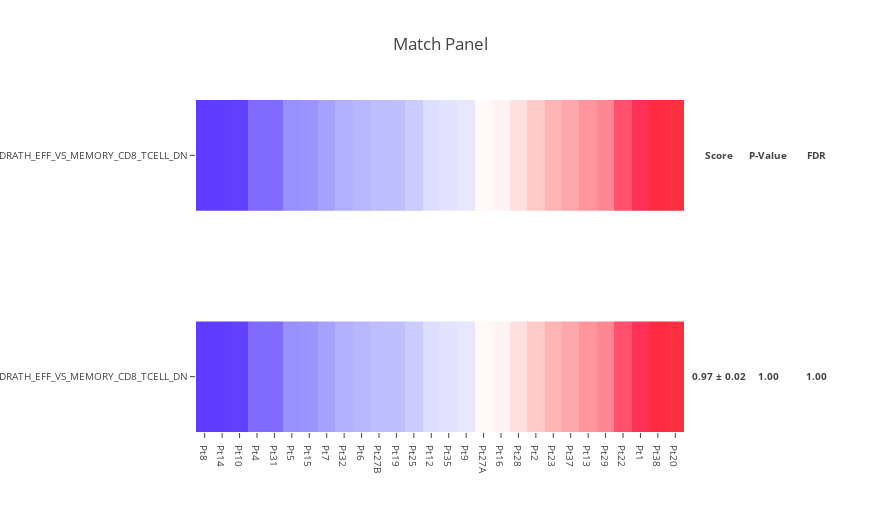

Write notebook code for a chart like this one.
### Code cell
score_moe_p_value_fdr = make_match_panel(
    features.iloc[0],
    features.iloc[:1],
    n_sampling=2,
    n_permutation=1,
    plot_std=3,
)

score_moe_p_value_fdr.sort_values('Score')

### Figure 1 — Plotly figure (JSON) as saved in the notebook; plotly's stock layout.template omitted (floating-point values rounded to 4 significant figures; data arrays with more than 128 entries replaced by an {"elided": "..."} marker saying what was removed)
{"data": [{"colorscale": {"elided": "256x2 mixed values"}, "showscale": false, "text": [["Pt8", "Pt14", "Pt10", "Pt4", "Pt31", "Pt5", "Pt15", "Pt7", "Pt32", "Pt6", "Pt27B", "Pt19", "Pt25", "Pt12", "Pt35", "Pt9", "Pt27A", "Pt16", "Pt28", "Pt2", "Pt23", "Pt37", "Pt13", "Pt29", "Pt22", "Pt1", "Pt38", "Pt20"]], "type": "heatmap", "uid": "74ccfc7c-f95c-4855-9705-2e68fc61cf1c", "x": ["Pt8", "Pt14", "Pt10", "Pt4", "Pt31", "Pt5", "Pt15", "Pt7", "Pt32", "Pt6", "Pt27B", "Pt19", "Pt25", "Pt12", "Pt35", "Pt9", "Pt27A", "Pt16", "Pt28", "Pt2", "Pt23", "Pt37", "Pt13", "Pt29", "Pt22", "Pt1", "Pt38", "Pt20"], "y": ["GOLDRATH_EFF_VS_MEMORY_CD8_TCELL_DN"], "yaxis": "y2", "z": [[-1.291, -1.272, -1.239, -0.9798, -0.9751, -0.7773, -0.761, -0.684, -0.5949, -0.5419, -0.4989, -0.483, -0.3996, -0.2537, -0.2189, -0.1877, 0.04652, 0.09243, 0.2329, 0.4051, 0.5631, 0.6406, 0.7496, 0.8293, 1.124, 1.456, 2.469, 2.549]], "zmax": 3, "zmin": -3}, {"colorscale": {"elided": "256x2 mixed values"}, "showscale": false, "type": "heatmap", "uid": "20bfa0e5-e07b-4fc6-9ec5-ef1f4f81024d", "x": ["Pt8", "Pt14", "Pt10", "Pt4", "Pt31", "Pt5", "Pt15", "Pt7", "Pt32", "Pt6", "Pt27B", "Pt19", "Pt25", "Pt12", "Pt35", "Pt9", "Pt27A", "Pt16", "Pt28", "Pt2", "Pt23", "Pt37", "Pt13", "Pt29", "Pt22", "Pt1", "Pt38", "Pt20"], "y": ["GOLDRATH_EFF_VS_MEMORY_CD8_TCELL_DN"], "yaxis": "y", "z": [[-1.291, -1.272, -1.239, -0.9798, -0.9751, -0.7773, -0.761, -0.684, -0.5949, -0.5419, -0.4989, -0.483, -0.3996, -0.2537, -0.2189, -0.1877, 0.04652, 0.09243, 0.2329, 0.4051, 0.5631, 0.6406, 0.7496, 0.8293, 1.124, 1.456, 2.469, 2.549]], "zmax": 3, "zmin": -3}], "layout": {"annotations": [{"font": {"size": 9.6}, "showarrow": false, "text": "<b>Score</b>", "width": 64, "x": 1.002, "xanchor": "left", "xref": "paper", "y": 0.8333, "yanchor": "middle", "yref": "paper"}, {"font": {"size": 9.6}, "showarrow": false, "text": "<b>0.97 ± 0.02</b>", "width": 64, "x": 1.002, "xanchor": "left", "xref": "paper", "y": 0.1667, "yanchor": "middle", "yref": "paper"}, {"font": {"size": 9.6}, "showarrow": false, "text": "<b>P-Value</b>", "width": 64, "x": 1.102, "xanchor": "left", "xref": "paper", "y": 0.8333, "yanchor": "middle", "yref": "paper"}, {"font": {"size": 9.6}, "showarrow": false, "text": "<b>1.00</b>", "width": 64, "x": 1.102, "xanchor": "left", "xref": "paper", "y": 0.1667, "yanchor": "middle", "yref": "paper"}, {"font": {"size": 9.6}, "showarrow": false, "text": "<b>FDR</b>", "width": 64, "x": 1.202, "xanchor": "left", "xref": "paper", "y": 0.8333, "yanchor": "middle", "yref": "paper"}, {"font": {"size": 9.6}, "showarrow": false, "text": "<b>1.00</b>", "width": 64, "x": 1.202, "xanchor": "left", "xref": "paper", "y": 0.1667, "yanchor": "middle", "yref": "paper"}], "height": 512, "margin": {"l": 196, "r": 196}, "title": "Match Panel", "width": 880, "xaxis": {"anchor": "y", "tickfont": {"size": 9.6}}, "yaxis": {"domain": [0, 0.3333], "dtick": 1, "tickfont": {"size": 9.6}}, "yaxis2": {"domain": [0.6667, 1], "tickfont": {"size": 9.6}}}}
